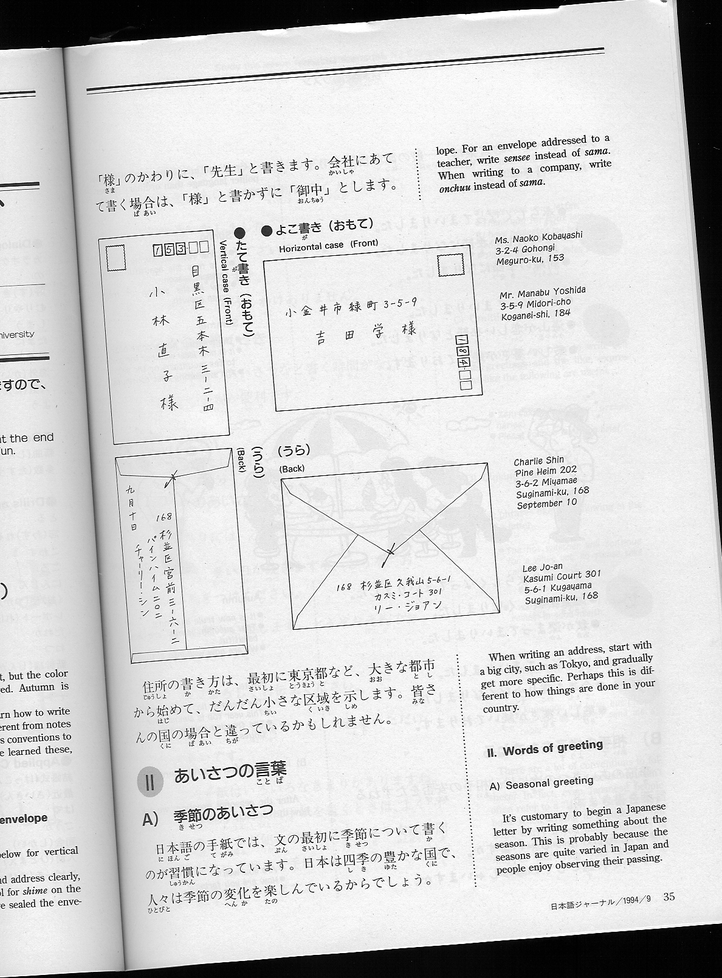
#> input picture opencv/nj.png, 722 x 978 px, shrunk from 1188 x 1609 before the run
$ jupyter execute --allow-errors cvtest.ipynb   (shell and % lines are left out)   (older library calls are emulated)
#> lines starting #> are read from the running program, lines starting #| are printed output that depends on the picture; after the words box and inside, x2 and y2 are one past the last pixel; in counts of white or black regions, pixels touching at a corner belong together
[cell 1]
import cv2
import matplotlib.pyplot as plt

[cell 2]
%pylab inline

[cell 3]
plt.rcParams['figure.figsize'] = (12, 12)

[cell 4]
img = cv2.imread("nj.png")
#> img is the input picture: shape (978, 722, 3); min 0, max 255, mean 210.7
img2 = cv2.cvtColor(img, cv2.COLOR_BGR2RGB)
plt.imshow(img2)
plt.show()

[cell 5]
img3 = cv2.cvtColor(img2, cv2.COLOR_BGR2GRAY)
plt.imshow(img3)
plt.show()

[cell 6]
img4 = cv2.bilateralFilter(img3, 9, 75, 75)
plt.imshow(img4)
plt.show()

[cell 7]
img5 = cv2.adaptiveThreshold(img4, 255, cv2.ADAPTIVE_THRESH_GAUSSIAN_C, cv2.THRESH_BINARY, 115, 4)
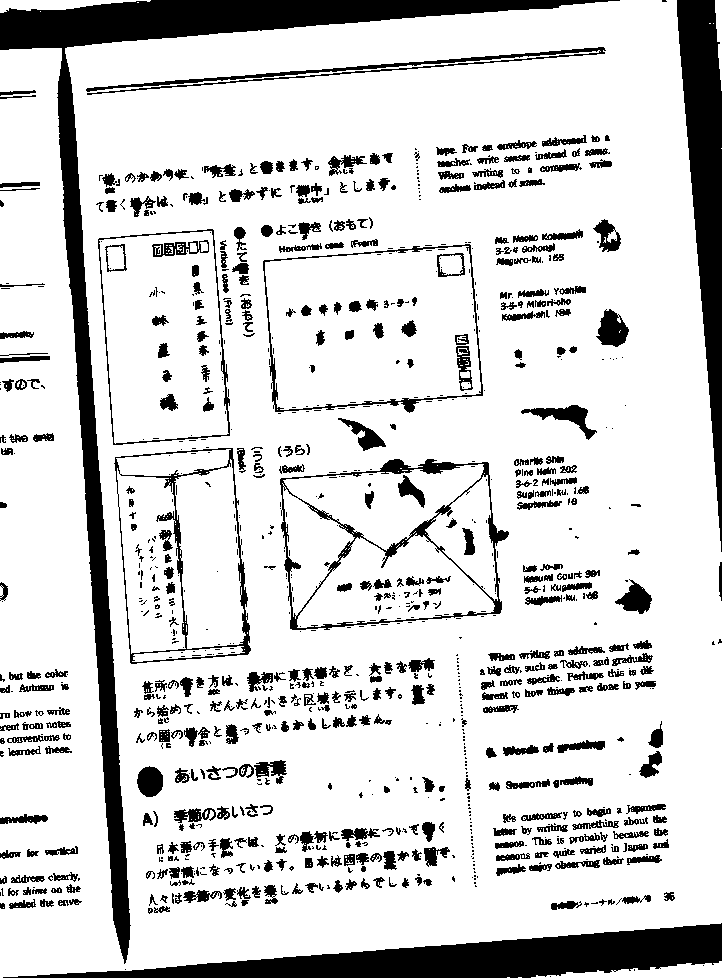
#> img5: shape (978, 722); 83% white; 1050 black regions (528 under 20 px), largest, box (x1, y1, x2, y2) and area: (0, 0, 620, 964) 29616, (3, 923, 722, 978) 17468, (677, 0, 722, 552) 12225
plt.imshow(img5)
plt.show()

[cell 8]
img6 = cv2.medianBlur(img5, 13)
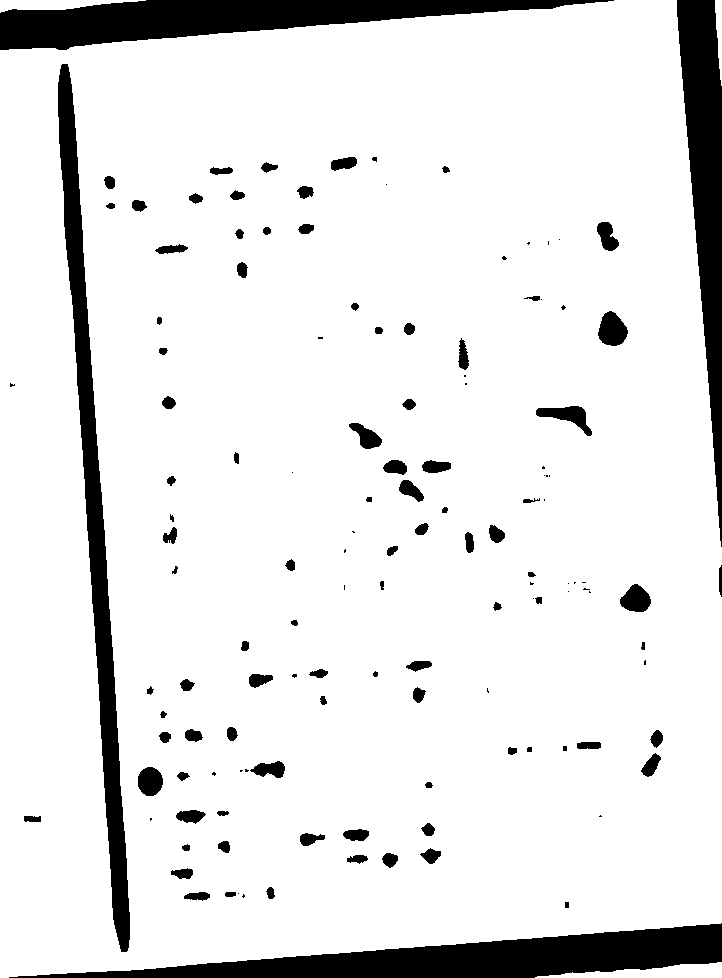
#> img6: shape (978, 722); 89.8% white; 134 black regions (39 under 20 px), largest, box (x1, y1, x2, y2) and area: (9, 923, 722, 978) 17488, (0, 0, 614, 50) 15357, (58, 64, 130, 952) 14159
plt.imshow(img6)
plt.show()

[cell 9]
img7 = cv2.copyMakeBorder(img6, 5, 5, 5, 5, cv2.BORDER_CONSTANT, value=[0, 0, 0])
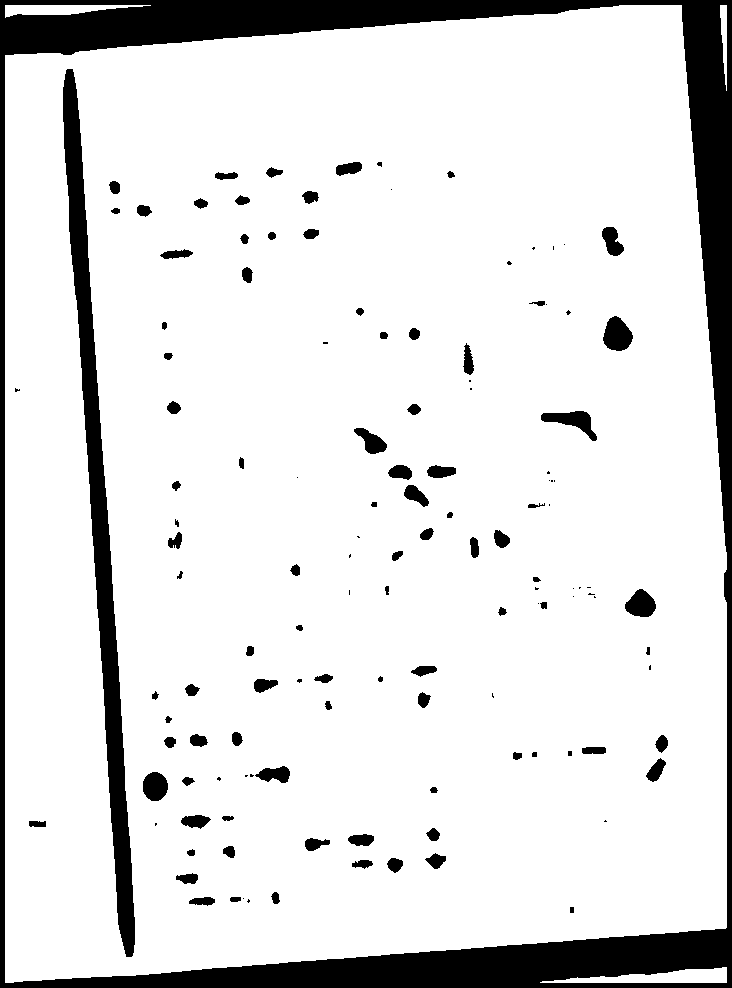
#> img7: shape (988, 732); 87.6% white; 131 black regions (39 under 20 px), largest, box (x1, y1, x2, y2) and area: (0, 0, 732, 988) 62257, (63, 69, 135, 957) 14159, (603, 316, 633, 351) 745
plt.imshow(img7)
plt.show()

$ run again, with opencv/img_tp_4_14.png copied over opencv/nj.png
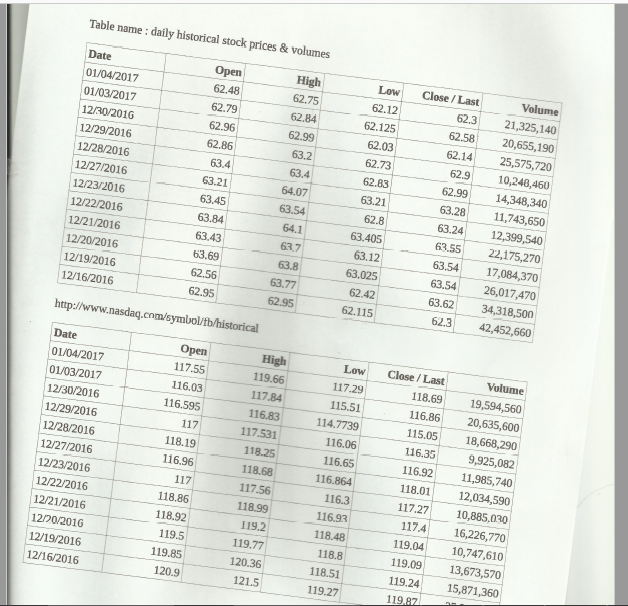
#> input picture opencv/img_tp_4_14.png, 628 x 606 px
#> img is the input picture: shape (606, 628, 3); mean B, G, R 221.5, 228.2, 224.8
#> `img5 = cv2.adaptiveThreshold(img4, 255, cv2.ADAPTIVE_THRESH_GAUSSIAN_C..`:
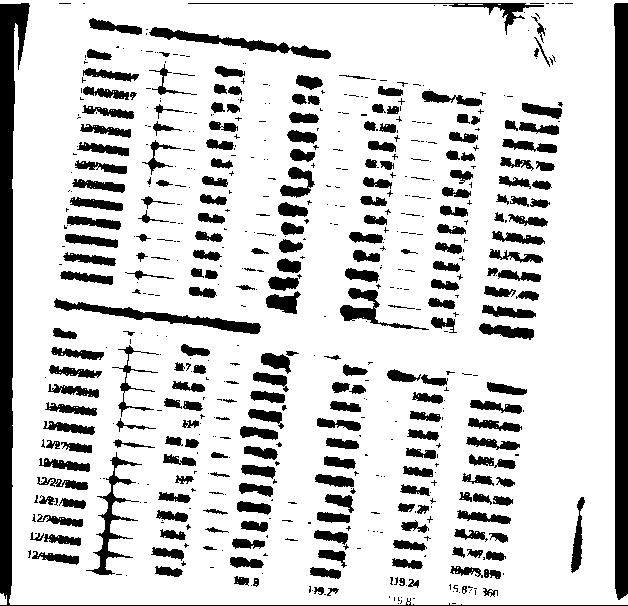
#> img5: shape (606, 628); 81.8% white; 608 black regions (367 under 20 px), largest, box (x1, y1, x2, y2) and area: (0, 3, 628, 606) 8841, (614, 3, 628, 600) 7737, (54, 298, 261, 334) 1698
#> img6: shape (606, 628); 87.9% white; 217 black regions (17 under 20 px), largest, box (x1, y1, x2, y2) and area: (0, 3, 29, 596) 8192, (614, 3, 628, 597) 7704, (267, 260, 300, 313) 1031
#> `img7 = cv2.copyMakeBorder(img6, 5, 5, 5, 5, cv2.BORDER_CONSTANT, value..`:
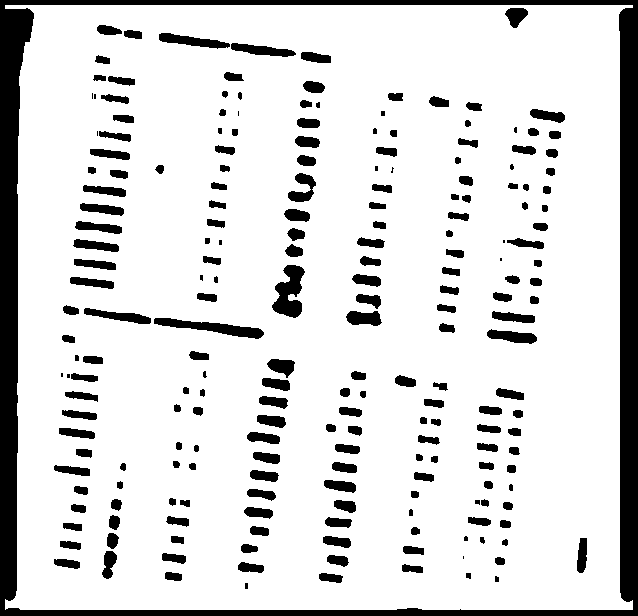
#> img7: shape (616, 638); 85.1% white; 215 black regions (17 under 20 px), largest, box (x1, y1, x2, y2) and area: (0, 0, 638, 616) 29026, (272, 265, 305, 318) 1031, (154, 318, 264, 339) 944
